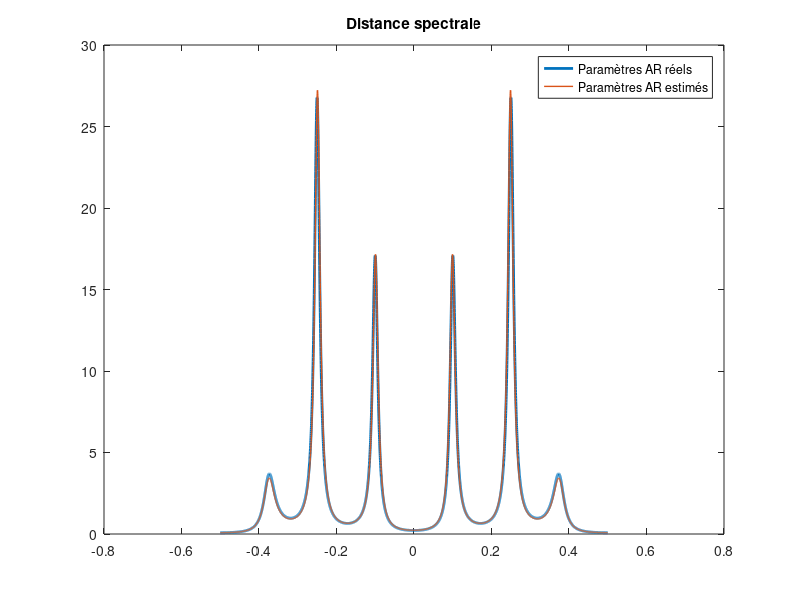

Here is the MATLAB script that generated this plot: (Note: this script raises an error after producing the figure.)
clear
close all

%% A RENDRE LE 22 JANVIER %%

%% VAR

disp1=1;

N = 5000;%pow2(10);
f=-1/2:1/N:1/2-1/N;
sigma2=10;
ordre_p=6;

%% PART1: Processus Auto-Regressif
p=[0.95*exp(i*pi/5),0.9*exp(i*3*pi/4),0.95*exp(i*pi/2),0.95*exp(-i*pi/5),0.9*exp(-i*3*pi/4),0.95*exp(-i*pi/2)];

A = poly(p);
B = [1];

bb=sqrt(sigma2)*randn(1,N); %Bruit pour generer les bails
x_k = filter(B,A,bb); %signal filtré
powerspectre=fftshift((abs(fft(x_k)))).^2/N;
% p_welch = pwelch(x_k,256);

Y = freqz(B,A,2*pi*f); %RI du filtre
DSP = Y.*conj(Y);

%% PART2: Yule-Walker et Filtrage Adaptatif

%%% 1.YULE-WALKER (voir cahier) %%%

%Estimation des paramètres AR

%vecteur de corrélation
R_xx_tot=xcorr(x_k);
% figure,plot(R_xx_tot)

%vecteur de corrélation d'ordre p=6 => [Rxx(0),...,Rxx(p)]
r_xx_p=R_xx_tot(N+1:N+ordre_p)';

%matrice R_X de covariance (Matrice Toeplitz)
c = R_xx_tot(N:N+ordre_p-1);    % 1ère colonne
r = R_xx_tot(N:-1:N-ordre_p+1); % 1ère ligne
R_X=toeplitz(c,r);              % Matrice finale

AR_estime=(-(R_X^-1)*r_xx_p)'  % Paramètres AR ESTIMES

AR_reel=A(2:6)                % Paramètres AR REELS

%DSP avec paramètres AR estimés
Y_reel = freqz(B,[1 AR_estime],2*pi*f); %RI du filtre
DSP_reelle = Y_reel.*conj(Y_reel);

figure,plot(f,DSP,'LineWidth',2)
hold on; plot(f,DSP_reelle,'LineWidth',1);
title("Distance spectrale")
legend("Paramètres AR réels","Paramètres AR estimés")

%Filtrage Adaptatif (regarder les pdf de Grivel)










%% PLOTS
if disp1==1
    figure,
%signal powerspectre dsp
subplot 311
plot(x_k)
title('x')
subplot 312
% plot(f,20*log10(powerspectre/pi))
plot(f,powerspectre/N*100)

title('Spectre de puissance')
subplot 313
plot(f,DSP)
title('DSP')

figure
plot(f,abs(Y))
end
